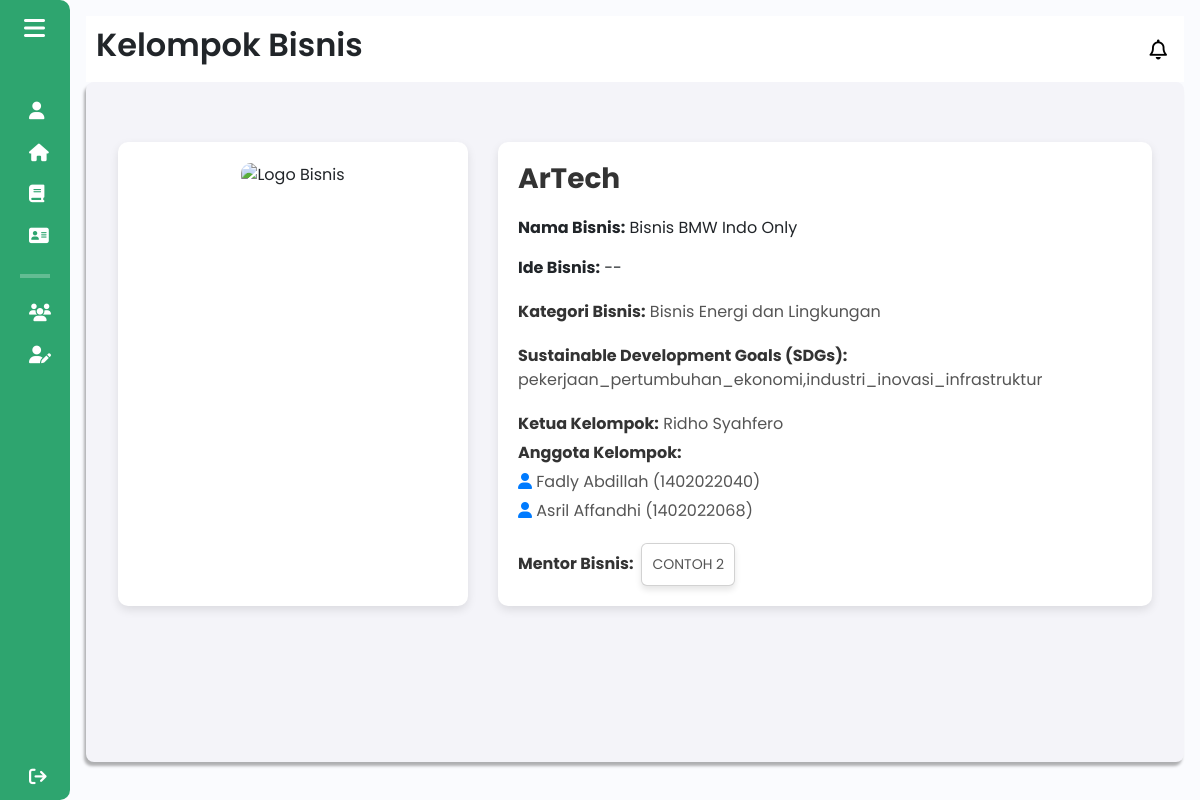
The page /components/pages/mahasiswa/detail_kelompok_bisnis.php?id=21 (signed in) on the database its author committed.
### tables this page shows
CREATE TABLE `mahasiswa` (
  `id` int(11) NOT NULL,
  `user_id` int(11) NOT NULL,
  `nama` varchar(100) NOT NULL,
  `npm` varchar(15) NOT NULL,
  `program_studi` varchar(100) NOT NULL,
  `tahun_angkatan` varchar(100) NOT NULL,
  `email` varchar(100) DEFAULT NULL,
  `contact` varchar(15) DEFAULT NULL,
  `fakultas` varchar(100) DEFAULT NULL,
  `id_kelompok` int(11) DEFAULT NULL
);

CREATE TABLE `anggota_kelompok` (
  `id` int(11) NOT NULL,
  `id_kelompok` int(11) DEFAULT NULL,
  `npm_anggota` varchar(20) DEFAULT NULL
);

### components/pages/mahasiswa/detail_kelompok_bisnis.php (the view, shortened to what this page needs)
<?php
include $_SERVER['DOCUMENT_ROOT'] . '/Aplikasi-Kewirausahaan/config/db_connection.php';
$npm_mahasiswa = $_SESSION['npm'] ?? null;
$cekKelompokQuery = "
    SELECT kb.*, ak.id_kelompok AS anggota_id
    FROM kelompok_bisnis kb
    LEFT JOIN anggota_kelompok ak ON kb.id_kelompok = ak.id_kelompok
    WHERE kb.npm_ketua = '$npm_mahasiswa' OR ak.npm_anggota = '$npm_mahasiswa' LIMIT 1";
$cekKelompokResult = mysqli_query($conn, $cekKelompokQuery);
$kelompokTerdaftar = mysqli_fetch_assoc($cekKelompokResult) ?: [];
$mentorAda = !empty($kelompokTerdaftar['mentor_bisnis']);
?>
<!DOCTYPE html>
<html lang="en">
<head>
    <link href="https://cdn.lineicons.com/4.0/lineicons.css" rel="stylesheet" />
    <link href="https://cdn.jsdelivr.net/npm/bootstrap@5.3.0-alpha3/dist/css/bootstrap.min.css" rel="stylesheet"
>
    <link rel="stylesheet" href="/Aplikasi-Kewirausahaan/assets/css/detail_kelompok.css">
</head>
<body>
    <div class="wrapper">
        <?php include 'sidebar_mahasiswa.php'; ?>
        <div class="main p-3">
            <div class="main_header">
                <?php
                    include 'header_mahasiswa.php';
                ?>
            </div>
            <div class="main_wrapper">
                <?php if ($kelompokTerdaftar) { ?>
                    <div class="container">
                        <div class="left">
                            <img alt="Logo Bisnis" src="/Aplikasi-Kewirausahaan/components/pages/mahasiswa/logos/<?php echo $kelompokTerdaftar['logo_bisnis']; ?>" />
                        </div>
                        <div class="right">
                        <?php if (!$mentorAda) { ?>
                            <div class="title-edit">
                                <h1 id="nama-kelompok-text"><?php echo htmlspecialchars($kelompokTerdaftar['nama_kelompok']); ?></h1>
                                <input type="text" id="nama-kelompok-input" value="<?php echo htmlspecialchars($kelompokTerdaftar['nama_kelompok']); ?>" style="display: none;" />
                                <button class="edit-btn" type="button" title="Edit Kelompok Bisnis">
                                    <i class="fas fa-edit"></i>
                                </button>
                            </div>
                        <?php } else { ?>
                            <div class="title-edit">
                                <h1 id="nama-kelompok-text"><?php echo htmlspecialchars($kelompokTerdaftar['nama_kelompok']); ?></h1>
                            </div>
                        <?php } ?>
                            <div class="ide_bisnis">
                                <p><strong>Nama Bisnis:</strong> <?php echo htmlspecialchars($kelompokTerdaftar['nama_bisnis'] ?? '--'); ?></p>
                            </div>
                            <div class="ide_bisnis">
                                <p><strong>Ide Bisnis:</strong> <?php echo htmlspecialchars($kelompokTerdaftar['ide_bisnis'] ?? '--'); ?></p>
                            </div>
                            <div class="category">
                                <p><strong>Kategori Bisnis:</strong> <?php echo htmlspecialchars($kelompokTerdaftar['kategori_bisnis'] ?? '--'); ?></p>
                            </div>
                            <div class="sdg">
                                <p><strong>Sustainable Development Goals (SDGs):</strong> <?php echo htmlspecialchars($kelompokTerdaftar['sdg'] ?? '--'); ?></p>
                            </div>
                            <div class="bottom">
                                <div class="members">
                                <p><strong>Ketua Kelompok:</strong>
                                    <?php
                                    $ketuaQuery = "SELECT nama FROM mahasiswa WHERE npm = '" . ($kelompokTerdaftar['npm_ketua'] ?? '') . "' LIMIT 1";
                                    $ketuaResult = mysqli_query($conn, $ketuaQuery);
                                    $ketuaData = mysqli_fetch_assoc($ketuaResult) ?: [];
                                    echo htmlspecialchars($ketuaData['nama'] ?? 'Data tidak tersedia');
                                    ?>
                                </p>
                                <p><strong>Anggota Kelompok:</strong></p>
                                <?php
                                $anggotaQuery = "
                                    SELECT ak.npm_anggota, m.nama
                                    FROM anggota_kelompok ak
                                    JOIN mahasiswa m ON ak.npm_anggota = m.npm
                                    WHERE ak.id_kelompok = '" . ($kelompokTerdaftar['id_kelompok'] ?? '') . "'";
                                $anggotaResult = mysqli_query($conn, $anggotaQuery);
                                if (mysqli_num_rows($anggotaResult) > 0) {
                                    while ($anggota = mysqli_fetch_assoc($anggotaResult)) {
                                        echo "<p><i class='fas fa-user'></i> " . htmlspecialchars($anggota['nama'] ?? 'Nama tidak tersedia') . " (" . htmlspecialchars($anggota['npm_anggota'] ?? 'NPM tidak tersedia') . ")</p>";
                                    }
                                } else {
                                    echo "<p>Belum ada anggota kelompok.</p>";
                                }
                                ?>
                                </div>
                                <div class="tutor">
                                    <div class="d-flex align-items-center mentor">
                                        <strong class="me-2">Mentor Bisnis:</strong>
                                        <?php if ($mentorAda) { ?>
                                            <a class="text-decoration-none" data-bs-toggle="collapse" href="#collapseExample" role="button" aria-expanded="false" aria-controls="collapseExample">
                                                <div class="card d-inline-block" title="Lihat Detail Mentor Bisnis">
                                                    <div class="card-body p-0">
                                                        <p class="card-text m-0 text-center">
                                                            <?php echo htmlspecialchars($kelompokTerdaftar['mentor_bisnis']); ?>
                                                        </p>
                                                    </div>
                                                </div>
                                            </a>
                                        <?php } else { ?>
                                            <span class="text-muted">Belum ada mentor bisnis</span>
                                        <?php } ?>
                                    </div>
                                </div>
                            </div>
                        </div>
                    </div>
                <?php } else { ?>
                    <div class="alert alert-warning">Kelompok Bisnis belum terdaftar.</div>
                <?php } ?>
            </div>
        </div>
    </div>
</body>
</html>

### assets/css/detail_kelompok.css (style rules this page uses)
body { font-family: "Arial", sans-serif; background-color: #f4f7fb; }
.container { display: flex; flex-direction: row; gap: 30px; padding: 40px; justify-content: center; }
.left { width: 350px; background-color: #fff; border-radius: 10px; box-shadow: 0 4px 10px rgba(0, 0, 0, 0.1); padding: 20px; text-align: center; }
.left img { width: 100%; height: auto; border-radius: 10px; }
.right { flex: 1; background-color: #fff; border-radius: 10px; box-shadow: 0 4px 10px rgba(0, 0, 0, 0.1); padding: 20px; }
.title-edit { display: flex; justify-content: space-between; align-items: center; margin-bottom: 20px; }
.title-edit h1 { margin: 0; font-size: 28px; font-weight: bold; color: #333; }
.category, .sdg, .members, .tutor { margin-top: 20px; }
.category p, .sdg p, .members p, .tutor p { font-size: 16px; color: #555; }
.category strong, .sdg strong, .members strong, .tutor strong { font-weight: bold; color: #333; }
.members p, .tutor p { font-size: 16px; color: #333; margin-bottom: 5px; }
.members p i, .tutor p i { color: #007bff; }
.bottom { margin-top: 20px; }
.bottom p { font-size: 16px; color: #555; }
.bottom p strong { font-weight: bold; color: #333; }
.card { flex: 1; padding: 10px; border: 1px solid #ddd; border-radius: 10px; box-shadow: 0 4px 6px rgba(0, 0, 0, 0.1); text-align: center; background-color: #fff; cursor: pointer; transition: transform 0.2s, box-shadow 0.2s; }
.card p { font-size: 14px; color: #555; }

### assets/css/sidebar.css (style rules this page uses)
a { text-decoration: none; }
h1 { font-weight: 600; font-size: 1.5rem; }
body { font-family: "Poppins", sans-serif; }
.wrapper { display: flex; }
.main { min-height: 100vh; width: 100%; overflow: hidden; transition: all 0.35s ease-in-out; background-color: #fafbfe; }
.main_wrapper { width: 100%; height: 85vh; background-color: #f4f4f9; box-shadow: -2px 4px 3px rgba(0, 0, 0, 0.3); margin: 0; padding: 20px; overflow-y: auto; border-radius: 8px; }

### assets/css/header.css (style rules this page uses)
a { text-decoration: none; }
h1 { font-weight: 600; font-size: 1.5rem; }
body { font-family: "Poppins", sans-serif; }
.main_header { display: flex; justify-content: space-between; align-items: center; padding: 5px; background-color: #fff; min-height: 50px; }

### rows shown on the page
mahasiswa: nama "Ridho Syahfero"
anggota_kelompok: mahasiswa.nama "Fadly Abdillah", npm_anggota "1402022040"
anggota_kelompok: mahasiswa.nama "Asril Affandhi", npm_anggota "1402022068"

### other values the page prints
$pageTitle "Kelompok Bisnis"
$kelompokTerdaftar['nama_kelompok'] "ArTech"
$kelompokTerdaftar['nama_bisnis'] "Bisnis BMW Indo Only"
$kelompokTerdaftar['ide_bisnis'] "--"
$kelompokTerdaftar['kategori_bisnis'] "Bisnis Energi dan Lingkungan"
$kelompokTerdaftar['sdg'] "pekerjaan_pertumbuhan_ekonomi,industri_inovasi_infrastruktur"
$kelompokTerdaftar['mentor_bisnis'] "CONTOH 2"
